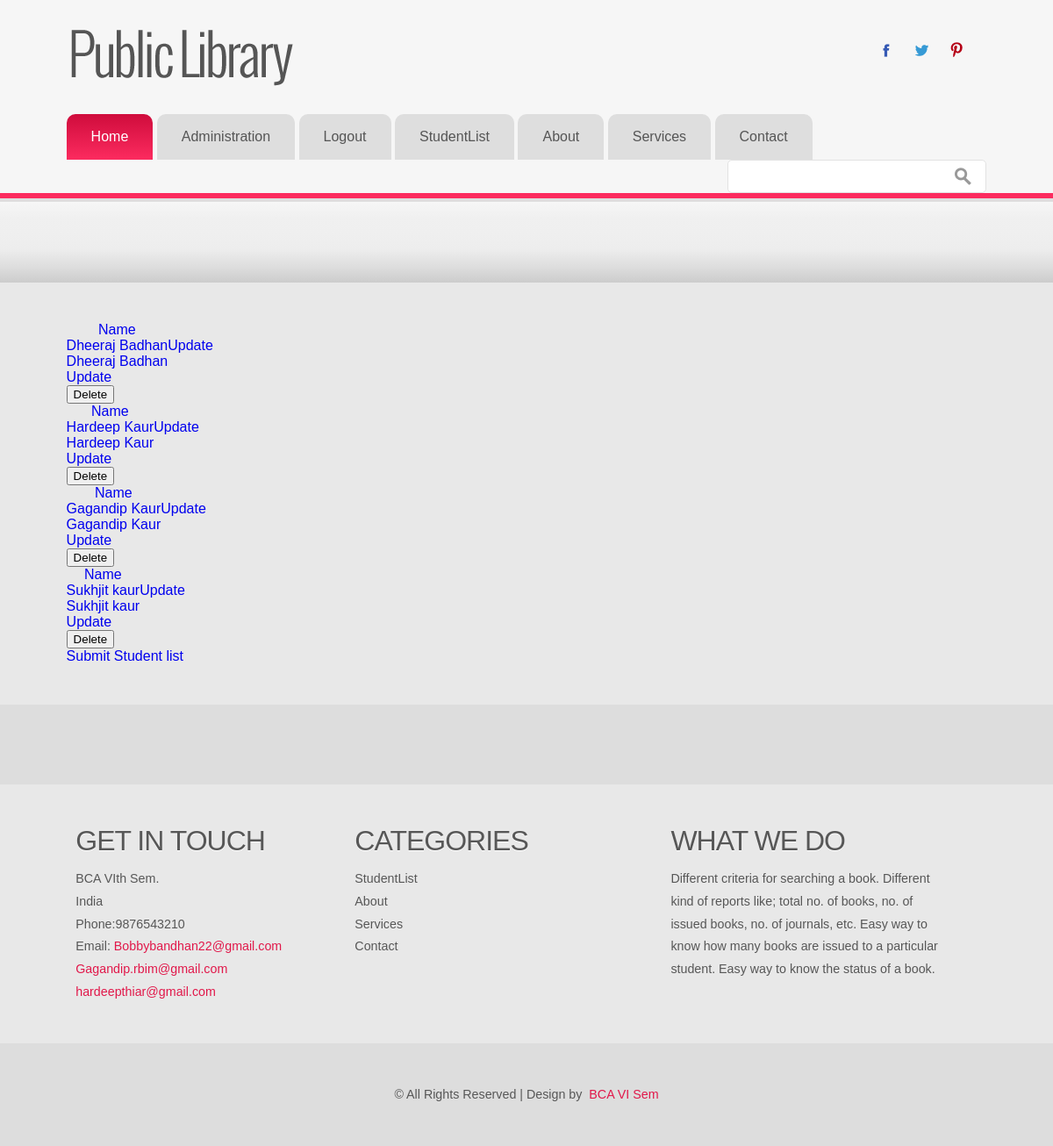
Page /student/ (signed in) on the committed database.
### libsys/models.py (models this page shows, shortened)
class Student(models.Model):
	name = models.CharField(max_length=50)
	regno = models.IntegerField()
	date_of_issue = models.DateField()
	address = models.TextField()
	course = models.CharField(
		max_length=10,
		choices = (
			('BCA', 'BCA'),
			('BBA', 'BBA'),
			('MBA', 'MBA'),
			('B.Com', 'B.Com')
		)
	)
	accno = models.ForeignKey(Book)
	gender = models.CharField(
		max_length=1,
		choices = (
			('M', 'Male'),
			('F', 'Female')
		)
	)

### libsys/views.py (the view)
# urls.py: url(r'^student/$', views.StuList.as_view(), name='stu_list'),
class StuList(ListView):
	template_name = "libsys/stu_list.html"
	model=Student

### libsys/templates/libsys/stu_list.html (shortened to what this page needs)
{% extends 'libsys/LLLL.html' %}
{% block content %}
	{% for Student in object_list %}
	<div class="col-md-12">
		<a href="{% url 'stu_detail' Student.pk %}">
	<div class="container">
 <div class="table-responsive">
  <table class="table">
    <thead>
      <tr>
        <th>Name</th>
        <th></th>
      </tr>
    </thead>
    <tbody>
      <tr>
        <td><div class="col-md-28">{{ Student.name }}</div></td>
        <td><div class="col-md-6">
		<a href="{% url 'stu_update' Student.pk %}">
			Update
		</a></div>
	   </td>
      </tr>
    </tbody></table></div></div>
			{{ Student.name }}
		</a>
	</div>
	<div class="col-md-2">
		<a href="{% url 'stu_update' Student.pk %}">
			Update
		</a>
	</div>
	<div class="col-md-2">
		<form action="{% url 'stu_delete' Student.pk %}" method="post" accept-charset="utf-8">
    		<input type="submit" value="Delete" />
		</form>
	</div>
	{% endfor %}
<div class="col-md-12">
		<a href="{% url 'stu_create' %}">
			Submit Student list
		</a>
	</div>
{% endblock %}

### libsys/static/libsys/css/style.css (style rules this page uses)
html,body,div,span,applet,object,iframe,h1,h2,h3,h4,h5,h6,p,blockquote,pre,a,abbr,acronym,address,big,cite,code,del,dfn,em,img,ins,kbd,q,s,samp,small,strike,strong,sub,sup,tt,var,b,u,i,dl,dt,dd,ol,nav ul,nav li,fieldset,form,label,legend,table,caption,tbody,tfoot,thead,tr,th,td,article,aside,canvas,details,embed,figure,figcaption,footer,header,hgroup,menu,nav,output,ruby,section,summary,time,mark,audio,video { margin:0;padding:0;border:0;font-size:100%;font:inherit;vertical-align:baseline; }
table { border-collapse:collapse;border-spacing:0; }
a { text-decoration:none; }
body { background-color: #f6f6f6; font-family: Arial, Geneva,Helvetica, sans-serif; font-size: 100%; }

### rows in the picture
Student: name "Dheeraj Badhan"
Student: name "Hardeep Kaur"
Student: name "Gagandip Kaur"
Student: name "Sukhjit kaur"
